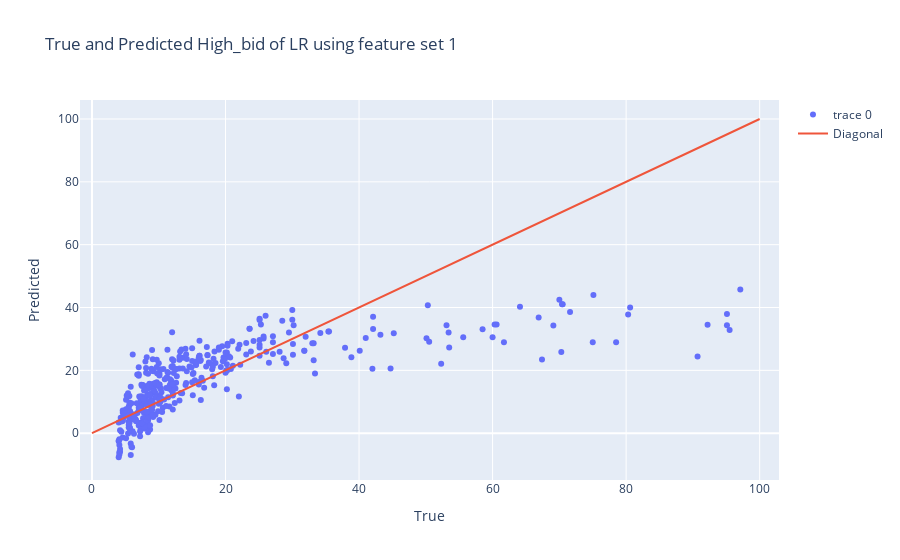
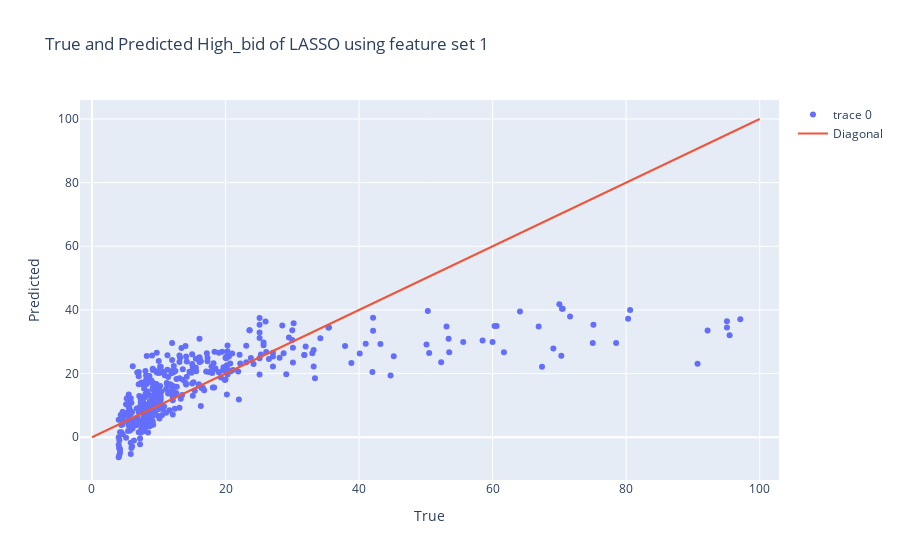
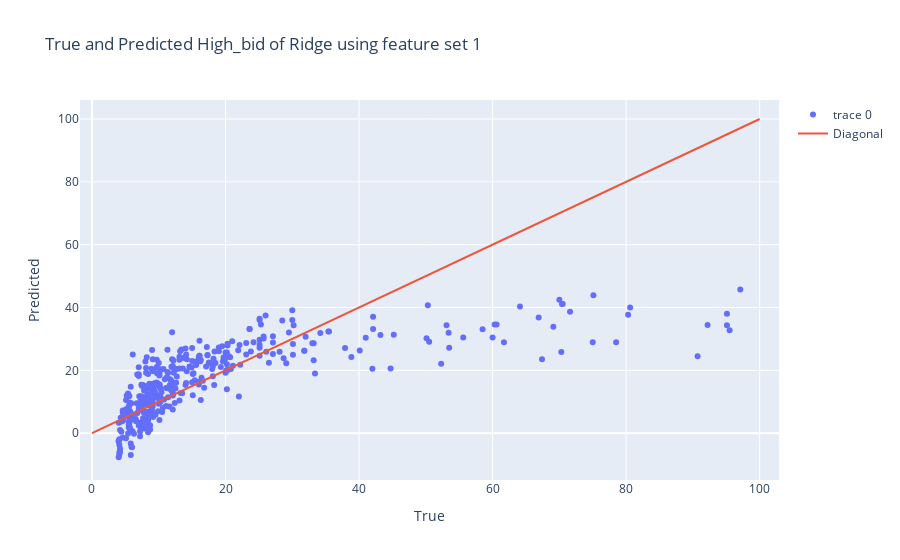
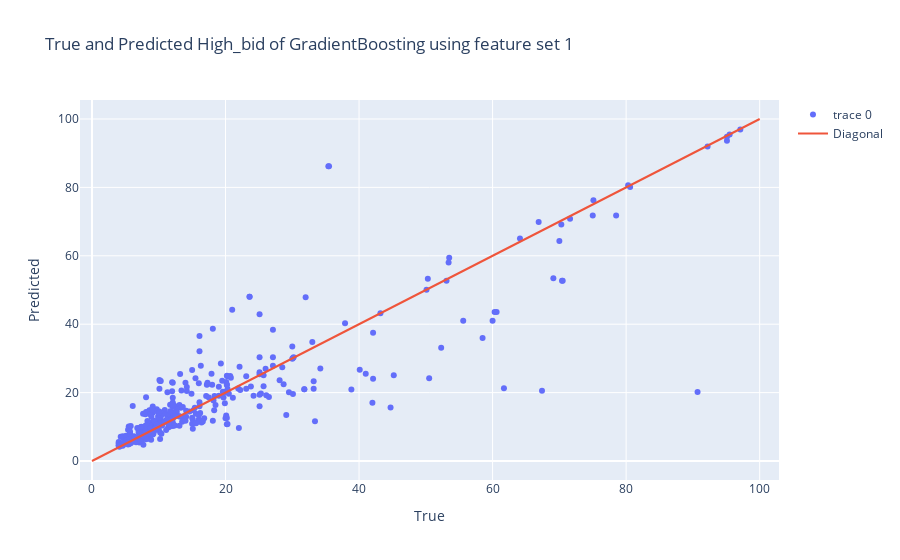

Source (notebook cell) for these figures, in order:
### Code cell
plot_result = 1
models = ['LR', 'LASSO', 'Ridge', 'GradientBoosting', 'RandomForest', 'XGBoost']
# feature_sets = ['1', '2', '3', '8', '9', '10', '11', '12']
feature_sets = ['1', '2', '3', 'rf25', 'rf50', 'rf75', 'rf100', 'joined39']


score_df = pd.DataFrame(columns=['LR', 'LASSO', 'Ridge', 'GradientBoosting', 'RandomForest', 'XGBoost'])
for f in feature_sets:
    feature_set = eval('feature_set_' + f)
    x_train, y_train, x_test, y_test = PreProcess(data, feature_set)
    for m in models:
        y_pred, score, mse, mae, rmse = eval(m)(x_train, y_train, x_test, y_test)
        score_df.loc[f, m] = rmse
        if plot_result:
            plot_pred(y_test, y_pred, m, f)
score_df

### Figure 1 — Plotly figure (JSON) as saved in the notebook; plotly's stock layout.template omitted (floating-point values rounded to 4 significant figures; data arrays with more than 128 entries replaced by an {"elided": "..."} marker saying what was removed)
{"data": [{"mode": "markers", "type": "scatter", "x": {"elided": "408 float values"}, "y": {"elided": "408 float values"}}, {"mode": "lines", "name": "Diagonal", "type": "scatter", "x": [0, 100], "y": [0, 100]}], "layout": {"title": {"text": "True and Predicted High_bid of LR using feature set 1"}, "xaxis": {"title": {"text": "True"}}, "yaxis": {"title": {"text": "Predicted"}}}}

### Figure 2 — Plotly figure (JSON) as saved in the notebook; plotly's stock layout.template omitted (floating-point values rounded to 4 significant figures; data arrays with more than 128 entries replaced by an {"elided": "..."} marker saying what was removed)
{"data": [{"mode": "markers", "type": "scatter", "x": {"elided": "408 float values"}, "y": {"elided": "408 float values"}}, {"mode": "lines", "name": "Diagonal", "type": "scatter", "x": [0, 100], "y": [0, 100]}], "layout": {"title": {"text": "True and Predicted High_bid of LASSO using feature set 1"}, "xaxis": {"title": {"text": "True"}}, "yaxis": {"title": {"text": "Predicted"}}}}

### Figure 3 — Plotly figure (JSON) as saved in the notebook; plotly's stock layout.template omitted (floating-point values rounded to 4 significant figures; data arrays with more than 128 entries replaced by an {"elided": "..."} marker saying what was removed)
{"data": [{"mode": "markers", "type": "scatter", "x": {"elided": "408 float values"}, "y": {"elided": "408 float values"}}, {"mode": "lines", "name": "Diagonal", "type": "scatter", "x": [0, 100], "y": [0, 100]}], "layout": {"title": {"text": "True and Predicted High_bid of Ridge using feature set 1"}, "xaxis": {"title": {"text": "True"}}, "yaxis": {"title": {"text": "Predicted"}}}}

### Figure 4 — Plotly figure (JSON) as saved in the notebook; plotly's stock layout.template omitted (floating-point values rounded to 4 significant figures; data arrays with more than 128 entries replaced by an {"elided": "..."} marker saying what was removed)
{"data": [{"mode": "markers", "type": "scatter", "x": {"elided": "408 float values"}, "y": {"elided": "408 float values"}}, {"mode": "lines", "name": "Diagonal", "type": "scatter", "x": [0, 100], "y": [0, 100]}], "layout": {"title": {"text": "True and Predicted High_bid of GradientBoosting using feature set 1"}, "xaxis": {"title": {"text": "True"}}, "yaxis": {"title": {"text": "Predicted"}}}}
